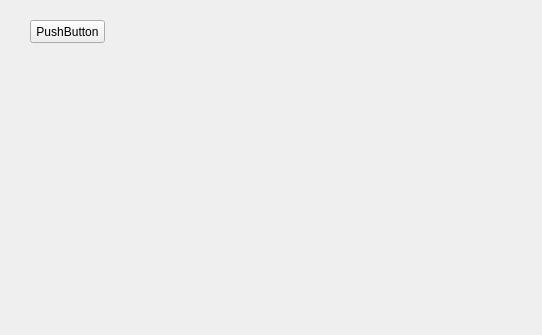
<?xml version="1.0" encoding="UTF-8"?>
<ui version="4.0">
 <class>MainWindow</class>
 <widget class="QMainWindow" name="MainWindow">
  <property name="geometry">
   <rect>
    <x>0</x>
    <y>0</y>
    <width>542</width>
    <height>335</height>
   </rect>
  </property>
  <property name="windowTitle">
   <string>MainWindow</string>
  </property>
  <widget class="QWidget" name="centralWidget">
   <widget class="QPushButton" name="pushButton">
    <property name="geometry">
     <rect>
      <x>30</x>
      <y>20</y>
      <width>75</width>
      <height>23</height>
     </rect>
    </property>
    <property name="text">
     <string>PushButton</string>
    </property>
   </widget>
  </widget>
 </widget>
 <layoutdefault spacing="6" margin="11"/>
 <resources/>
 <connections/>
</ui>
